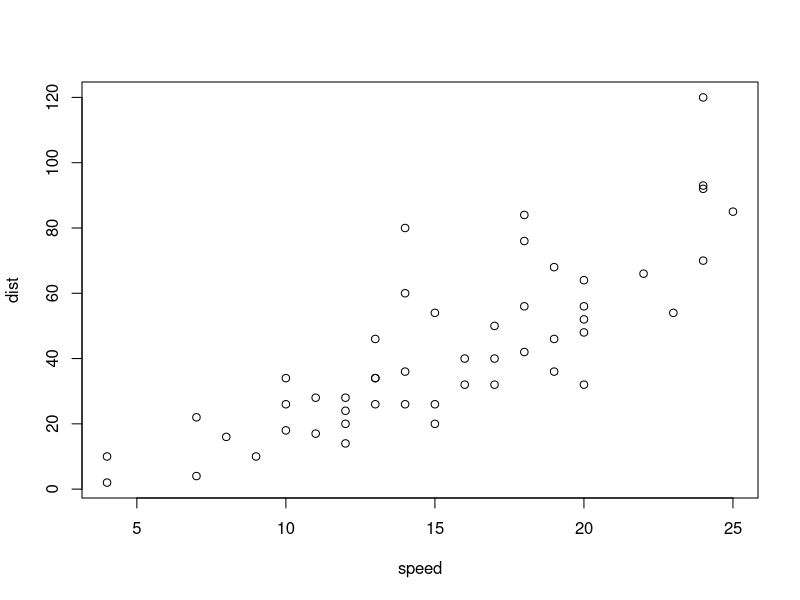
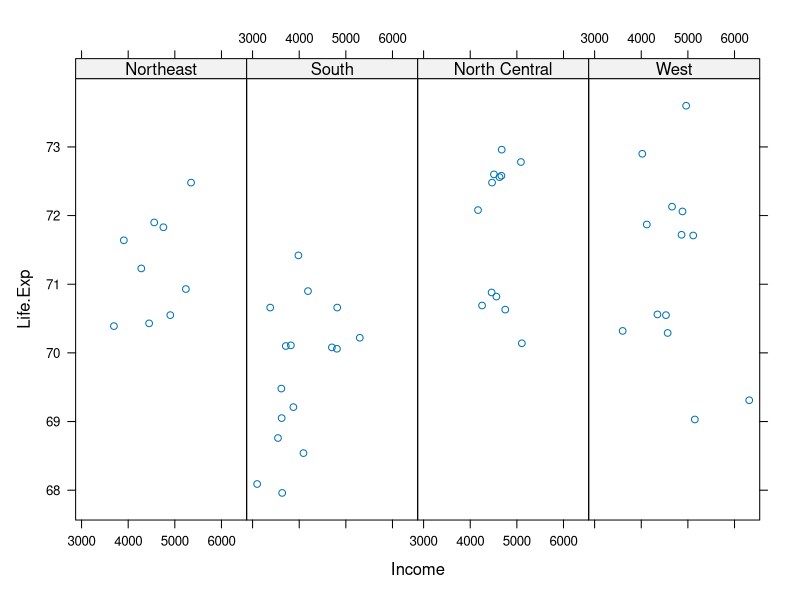
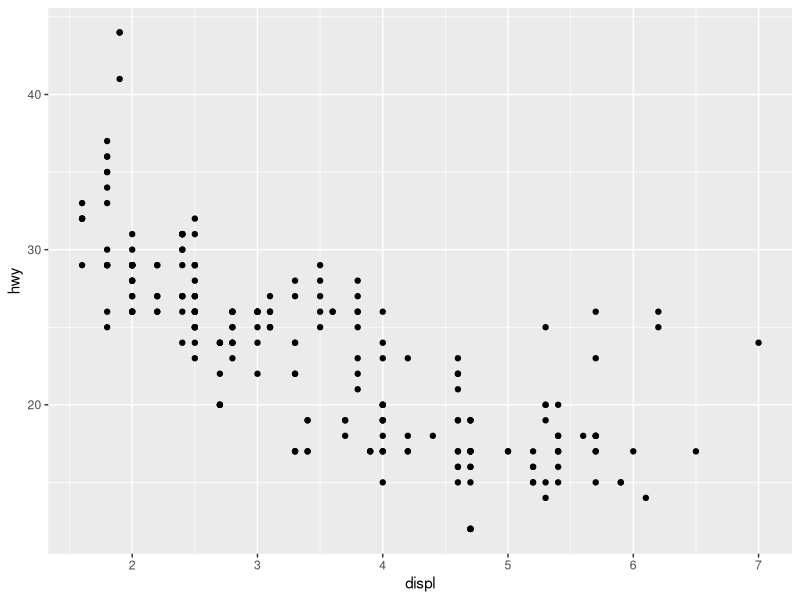
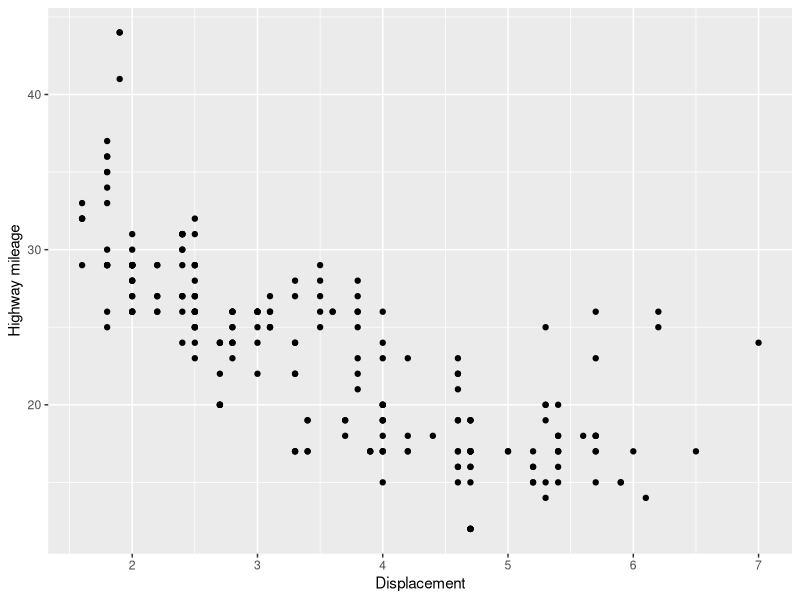
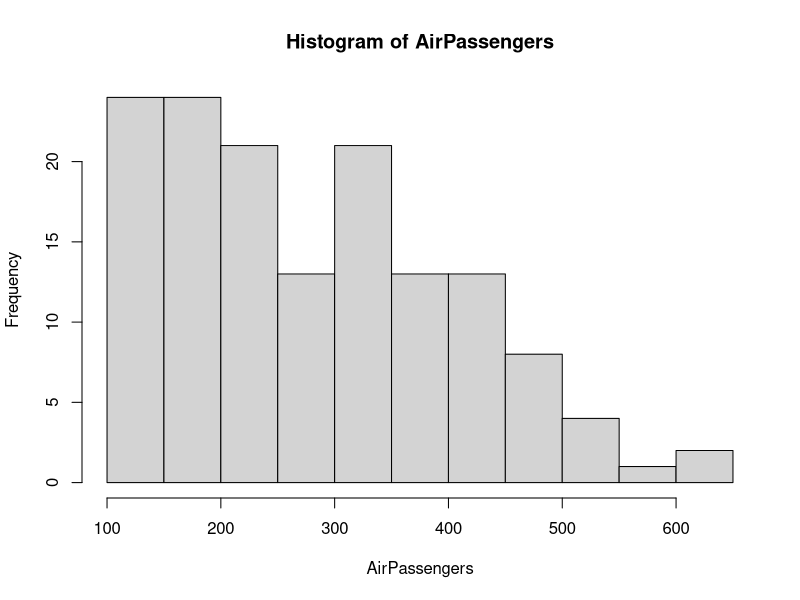
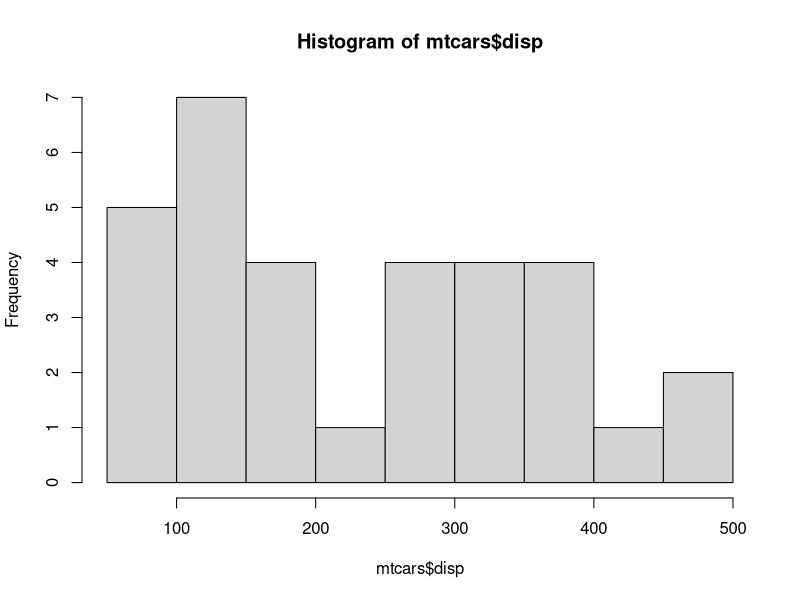
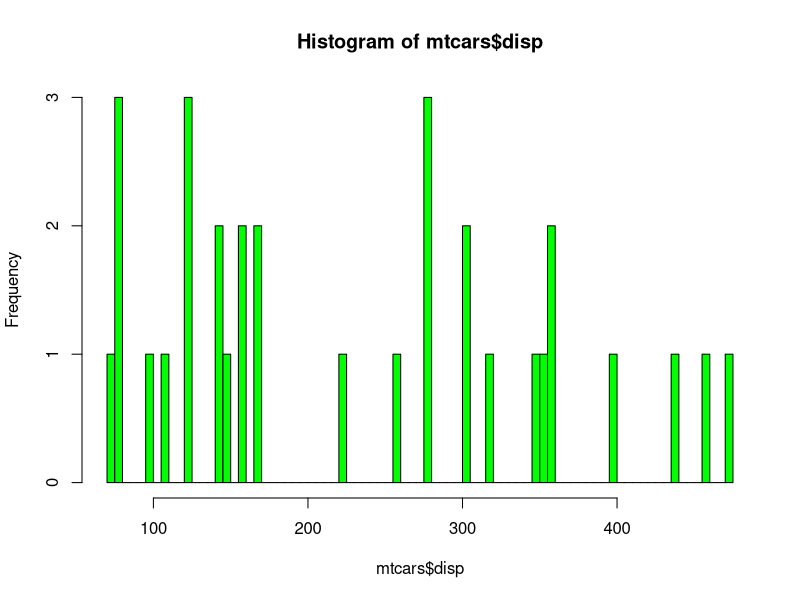
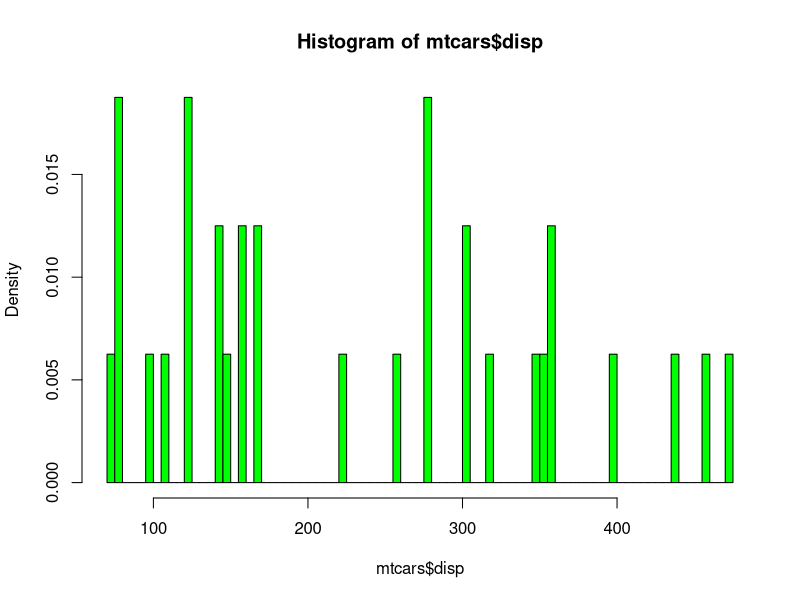

Recreate these plots in R, in order.
## ---- chunk 1
library(datasets)
data(cars)

with(cars, plot(speed,dist))

## ---- chunk 2
library(lattice)

state <- data.frame(state.x77, region=state.region)
xyplot(Life.Exp ~ Income | region, data=state, layout = c(4,1))

## ---- chunk 3
library(ggplot2)

data(mpg)

qplot(displ, hwy, data = mpg)
## ---- chunk 4
ggplot(mpg, aes(x=displ, y=hwy)) + 
    geom_point() + 
    xlab("Displacement") + 
    ylab("Highway mileage")
## ---- chunk 5
library(datasets)

hist(AirPassengers)

hist(mtcars$disp)

hist(mtcars$disp, breaks=100, col="Green")

## density instead of frequency

hist(mtcars$disp, breaks=100, col="Green", freq=FALSE)

## density plot
d <- density(mtcars$mpg)
plot(d) # plots the results

## filled density plot

d <- density(mtcars$mpg)
plot(d, main="Kernel Density of Miles Per Gallon")
polygon(d, col="red", border="blue")
## ---- chunk 6
## population vs income
plot(state.x77[,1], state.x77[,2])

#### adding x and y labels - xlab and ylab
plot(state.x77[,1], state.x77[,2], xlab="Population", ylab="Income")

#### adding color - col
plot(state.x77[,1], state.x77[,2], xlab="Population", ylab="Income", col=c(3,6))

#### pch

## changing type of point using pch
plot(state.x77[,1], state.x77[,2], xlab="Population", ylab="Income", col=c(3,6), pch=20)

## different point types for different variables
plot(state.x77[,1], state.x77[,2], xlab="Population", ylab="Income", col=c(3,6), pch=c(3,20))

#### cex

## controlling size of symbols using ces
plot(state.x77[,1], state.x77[,2], xlab="Population", ylab="Income", col=c(3,6), pch=c(3,20), cex=0.8)
plot(state.x77[,1], state.x77[,2], xlab="Population", ylab="Income", col=c(3,6), pch=c(3,20), cex=1.2)

## ---- chunk 7
## line plots
plot(state.x77[,1], state.x77[,2], xlab="Population", ylab="Income", col=c(3,6), type="l")

## points and lines
plot(state.x77[,1], state.x77[,2], xlab="Population", ylab="Income", col=c(3,6), type="b")

## line type
plot(state.x77[,1], state.x77[,2], xlab="Population", ylab="Income", col=c(3,6), type="b", lty=2)

## different line type
plot(state.x77[,1], state.x77[,2], xlab="Population", ylab="Income", col=c(3,6), type="b", lty=4)

## line width
plot(state.x77[,1], state.x77[,2], xlab="Population", ylab="Income", col=c(3,6), type="b", lty=4, lwd=2)

## abline
plot(state.x77[,1], state.x77[,2], xlab="Population", ylab="Income", col=c(3,6))
abline(h=4000,col="red")
abline(v=7000,col="blue", lty=3, lwd=4)

plot(state.x77[,1], state.x77[,2], xlab="Population", ylab="Income", col=c(3,6))
model <- lm(state.x77[,2] ~ state.x77[,1])
abline(model, lwd=2, lty=3)
## ---- chunk 8
## Example of labeling points

plot(mtcars$wt, mtcars$mpg, main="Mileage vs. Car Weight", 
  	xlab="Weight", ylab="Mileage", pch=18, col="blue")
text(mtcars$wt, mtcars$mpg, row.names(mtcars), cex=0.6, pos=4, col="red")
## ---- chunk 9
x <- c(1:5); y <- x # create some data 
par(pch=22, col="red") # plotting symbol and color 
par(mfrow=c(2,4)) # all plots on one page 
opts = c("p","l","o","b","c","s","S","h") 
for(i in 1:length(opts)){ 
  heading = paste("type=",opts[i]) 
  plot(x, y, type="n", main=heading) 
  lines(x, y, type=opts[i]) 
}
## ---- chunk 10
library(datasets)
boxplot(state.x77)
boxplot(scale(state.x77))

## population
boxplot(state.x77[,1], ylab="Population")
title("Boxplot of State Populations")

# Boxplot of MPG by Car Cylinders 
boxplot(mpg~cyl,data=mtcars, main="Car Milage Data", 
  	xlab="Number of Cylinders", ylab="Miles Per Gallon")

## ---- chunk 11
## Row-wise
par(mfrow=c(2,1))
plot(state.x77[,1], state.x77[,2], xlab="Population", ylab="Income", col=c(3,6))

plot(state.x77[,1], ylab="Population")
## ---- chunk 12
## Column-wise
par(mfcol=c(1,2))
plot(state.x77[,1], state.x77[,2], xlab="Population", ylab="Income", col=c(3,6))

plot(state.x77[,1], ylab="Population")

## ---- chunk 13
JohnsonJohnson

class(JohnsonJohnson)

m <- matrix(JohnsonJohnson, ncol=4, byrow = TRUE)
m

matplot(m, type="l")

matplot(m, type="l")
## ---- chunk 14
# Q-Q plots
par(mfrow=c(1,2))

# create sample data 
x <- rt(100, df=3)

# normal fit 
qqnorm(x); qqline(x)

# t(3Df) fit 
qqplot(rt(1000,df=3), x, main="t(3) Q-Q Plot", 
   ylab="Sample Quantiles")
abline(0,1)
